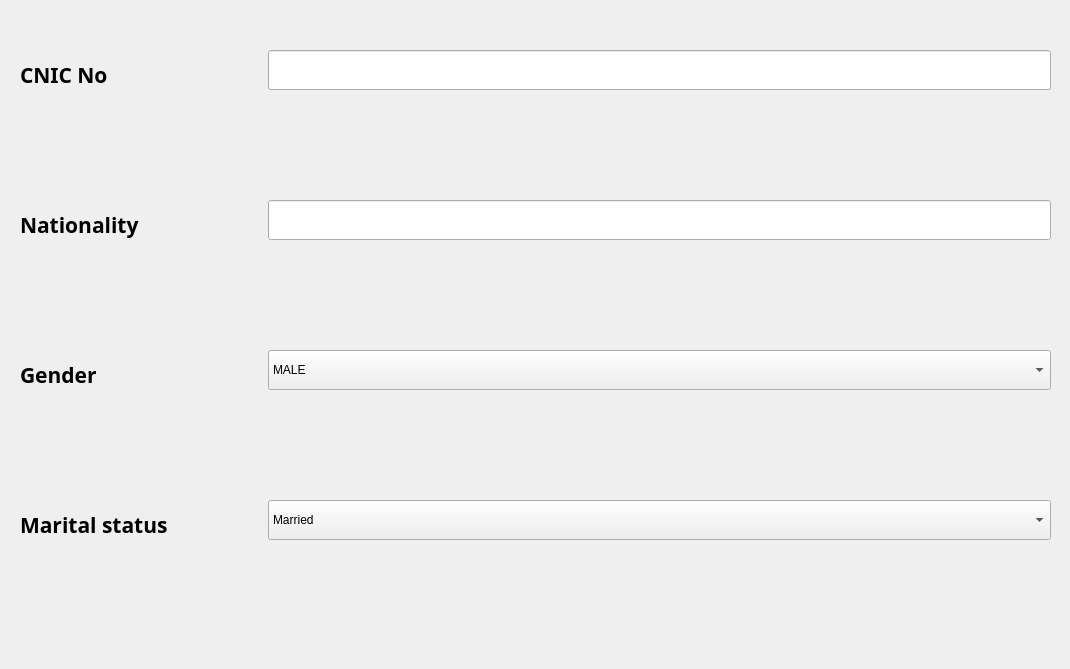
      <widget class="QWidget" name="widget">
       <attribute name="icon">
        <iconset>
         <normaloff>../../../Documents/fugue-icons-3.5.6/icons-shadowless/infocard.png</normaloff>../../../Documents/fugue-icons-3.5.6/icons-shadowless/infocard.png</iconset>
       </attribute>
       <attribute name="title">
        <string>Personal Information</string>
       </attribute>
       <widget class="QWidget" name="formLayoutWidget_2">
        <property name="geometry">
         <rect>
          <x>0</x>
          <y>40</y>
          <width>1061</width>
          <height>620</height>
         </rect>
        </property>
        <layout class="QFormLayout" name="personal_info_formLayout_3">
         <property name="horizontalSpacing">
          <number>100</number>
         </property>
         <property name="verticalSpacing">
          <number>100</number>
         </property>
         <property name="leftMargin">
          <number>20</number>
         </property>
         <property name="topMargin">
          <number>10</number>
         </property>
         <property name="rightMargin">
          <number>10</number>
         </property>
         <property name="bottomMargin">
          <number>10</number>
         </property>
         <item row="1" column="0">
          <widget class="QLabel" name="cnic_label_7">
           <property name="minimumSize">
            <size>
             <width>100</width>
             <height>50</height>
            </size>
           </property>
           <property name="font">
            <font>
             <family>Ubuntu Condensed</family>
             <pointsize>16</pointsize>
             <weight>75</weight>
             <bold>true</bold>
            </font>
           </property>
           <property name="frameShape">
            <enum>QFrame::NoFrame</enum>
           </property>
           <property name="text">
            <string>CNIC No</string>
           </property>
           <property name="alignment">
            <set>Qt::AlignLeading|Qt::AlignLeft|Qt::AlignVCenter</set>
           </property>
           <property name="wordWrap">
            <bool>false</bool>
           </property>
          </widget>
         </item>
         <item row="1" column="1">
          <widget class="QLineEdit" name="cnic_lineEdit_7">
           <property name="enabled">
            <bool>true</bool>
           </property>
           <property name="minimumSize">
            <size>
             <width>0</width>
             <height>40</height>
            </size>
           </property>
           <property name="font">
            <font>
             <family>Ubuntu Condensed</family>
             <pointsize>15</pointsize>
            </font>
           </property>
           <property name="inputMask">
            <string/>
           </property>
           <property name="text">
            <string/>
           </property>
           <property name="frame">
            <bool>true</bool>
           </property>
           <property name="echoMode">
            <enum>QLineEdit::Normal</enum>
           </property>
          </widget>
         </item>
         <item row="2" column="0">
          <widget class="QLabel" name="nationality_label_8">
           <property name="minimumSize">
            <size>
             <width>100</width>
             <height>50</height>
            </size>
           </property>
           <property name="font">
            <font>
             <family>Ubuntu Condensed</family>
             <pointsize>16</pointsize>
             <weight>75</weight>
             <bold>true</bold>
            </font>
           </property>
           <property name="text">
            <string>Nationality</string>
           </property>
           <property name="alignment">
            <set>Qt::AlignLeading|Qt::AlignLeft|Qt::AlignVCenter</set>
           </property>
           <property name="wordWrap">
            <bool>false</bool>
           </property>
          </widget>
         </item>
         <item row="2" column="1">
          <widget class="QLineEdit" name="nationality_lineEdit_8">
           <property name="enabled">
            <bool>true</bool>
           </property>
           <property name="minimumSize">
            <size>
             <width>0</width>
             <height>40</height>
            </size>
           </property>
           <property name="font">
            <font>
             <family>Ubuntu Condensed</family>
             <pointsize>15</pointsize>
            </font>
           </property>
           <property name="inputMask">
            <string/>
           </property>
           <property name="text">
            <string/>
           </property>
           <property name="frame">
            <bool>true</bool>
           </property>
           <property name="echoMode">
            <enum>QLineEdit::Normal</enum>
           </property>
          </widget>
         </item>
         <item row="3" column="0">
          <widget class="QLabel" name="gender_label_9">
           <property name="minimumSize">
            <size>
             <width>100</width>
             <height>50</height>
            </size>
           </property>
           <property name="font">
            <font>
             <family>Ubuntu Condensed</family>
             <pointsize>16</pointsize>
             <weight>75</weight>
             <bold>true</bold>
            </font>
           </property>
           <property name="text">
            <string>Gender</string>
           </property>
           <property name="alignment">
            <set>Qt::AlignLeading|Qt::AlignLeft|Qt::AlignVCenter</set>
           </property>
           <property name="wordWrap">
            <bool>false</bool>
           </property>
          </widget>
         </item>
         <item row="3" column="1">
          <widget class="QComboBox" name="gender_comboBox">
           <property name="minimumSize">
            <size>
             <width>0</width>
             <height>40</height>
            </size>
           </property>
           <property name="styleSheet">
            <string notr="true">selection-color: rgb(0, 0, 0);
selection-background-color: rgb(184, 255, 168);
</string>
           </property>
           <item>
            <property name="text">
             <string>MALE</string>
            </property>
            <property name="icon">
             <iconset>
              <normaloff>../../../Documents/fugue-icons-3.5.6/icons/gender.png</normaloff>../../../Documents/fugue-icons-3.5.6/icons/gender.png</iconset>
            </property>
           </item>
           <item>
            <property name="text">
             <string>FEMALE</string>
            </property>
            <property name="icon">
             <iconset>
              <normaloff>../../../Documents/fugue-icons-3.5.6/icons/gender-female.png</normaloff>../../../Documents/fugue-icons-3.5.6/icons/gender-female.png</iconset>
            </property>
           </item>
          </widget>
         </item>
         <item row="4" column="0">
          <widget class="QLabel" name="marital_status_label_10">
           <property name="minimumSize">
            <size>
             <width>100</width>
             <height>50</height>
            </size>
           </property>
           <property name="font">
            <font>
             <family>Ubuntu Condensed</family>
             <pointsize>16</pointsize>
             <weight>75</weight>
             <bold>true</bold>
            </font>
           </property>
           <property name="text">
            <string>Marital status</string>
           </property>
           <property name="alignment">
            <set>Qt::AlignLeading|Qt::AlignLeft|Qt::AlignVCenter</set>
           </property>
           <property name="wordWrap">
            <bool>false</bool>
           </property>
          </widget>
         </item>
         <item row="4" column="1">
          <widget class="QComboBox" name="marital_comboBox">
           <property name="minimumSize">
            <size>
             <width>0</width>
             <height>40</height>
            </size>
           </property>
           <property name="styleSheet">
            <string notr="true">selection-color: rgb(0, 0, 0);
selection-background-color: rgb(184, 255, 168);</string>
           </property>
           <item>
            <property name="text">
             <string>Married</string>
            </property>
           </item>
           <item>
            <property name="text">
             <string>Single</string>
            </property>
           </item>
          </widget>
         </item>
        </layout>
       </widget>
      </widget>
